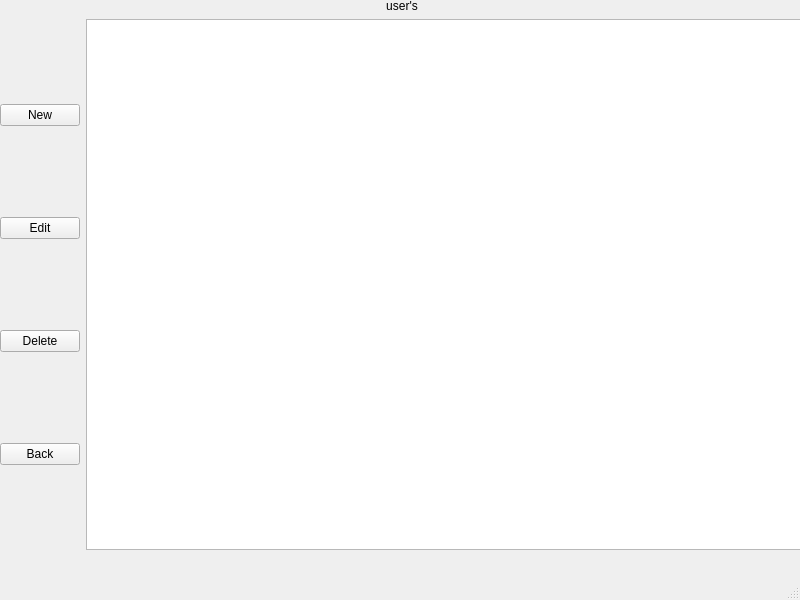
<?xml version="1.0" encoding="UTF-8"?>
<ui version="4.0">
 <class>userData</class>
 <widget class="QMainWindow" name="userData">
  <property name="geometry">
   <rect>
    <x>0</x>
    <y>0</y>
    <width>800</width>
    <height>600</height>
   </rect>
  </property>
  <property name="windowTitle">
   <string>MainWindow</string>
  </property>
  <widget class="QWidget" name="centralwidget">
   <widget class="QWidget" name="verticalLayoutWidget">
    <property name="geometry">
     <rect>
      <x>0</x>
      <y>-1</y>
      <width>804</width>
      <height>551</height>
     </rect>
    </property>
    <layout class="QVBoxLayout" name="verticalLayout">
     <item>
      <widget class="QLabel" name="label">
       <property name="text">
        <string>user's</string>
       </property>
       <property name="alignment">
        <set>Qt::AlignCenter</set>
       </property>
      </widget>
     </item>
     <item>
      <layout class="QHBoxLayout" name="horizontalLayout">
       <item>
        <layout class="QVBoxLayout" name="verticalLayout_2">
         <item>
          <widget class="QPushButton" name="pushButton_newUser">
           <property name="text">
            <string>New</string>
           </property>
          </widget>
         </item>
         <item>
          <widget class="QPushButton" name="pushButton_modfiyUser">
           <property name="text">
            <string>Edit</string>
           </property>
          </widget>
         </item>
         <item>
          <widget class="QPushButton" name="pushButton_deleteUser">
           <property name="text">
            <string>Delete</string>
           </property>
          </widget>
         </item>
         <item>
          <widget class="QPushButton" name="pushButton_backToMenu">
           <property name="text">
            <string>Back</string>
           </property>
          </widget>
         </item>
        </layout>
       </item>
       <item>
        <widget class="QTableWidget" name="tableWidget">
         <property name="sizePolicy">
          <sizepolicy hsizetype="Expanding" vsizetype="Expanding">
           <horstretch>0</horstretch>
           <verstretch>0</verstretch>
          </sizepolicy>
         </property>
         <property name="minimumSize">
          <size>
           <width>700</width>
           <height>0</height>
          </size>
         </property>
         <property name="sizeAdjustPolicy">
          <enum>QAbstractScrollArea::AdjustToContents</enum>
         </property>
        </widget>
       </item>
      </layout>
     </item>
    </layout>
   </widget>
  </widget>
  <widget class="QMenuBar" name="menubar">
   <property name="geometry">
    <rect>
     <x>0</x>
     <y>0</y>
     <width>800</width>
     <height>21</height>
    </rect>
   </property>
  </widget>
  <widget class="QStatusBar" name="statusbar"/>
 </widget>
 <resources/>
 <connections/>
</ui>
